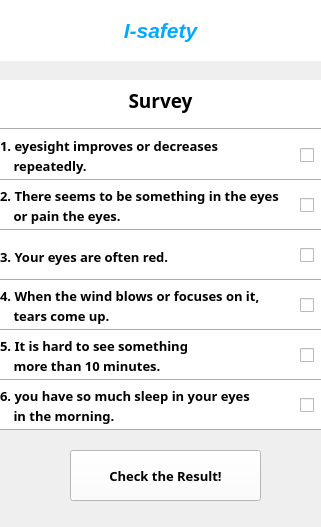
<?xml version="1.0" encoding="UTF-8"?>
<ui version="4.0">
 <class>Form</class>
 <widget class="QWidget" name="Form">
  <property name="geometry">
   <rect>
    <x>0</x>
    <y>0</y>
    <width>321</width>
    <height>527</height>
   </rect>
  </property>
  <property name="font">
   <font>
    <kerning>true</kerning>
   </font>
  </property>
  <property name="windowTitle">
   <string>SelfSurvey</string>
  </property>
  <widget class="QLabel" name="label_3">
   <property name="geometry">
    <rect>
     <x>0</x>
     <y>0</y>
     <width>321</width>
     <height>61</height>
    </rect>
   </property>
   <property name="sizePolicy">
    <sizepolicy hsizetype="Fixed" vsizetype="Fixed">
     <horstretch>0</horstretch>
     <verstretch>0</verstretch>
    </sizepolicy>
   </property>
   <property name="minimumSize">
    <size>
     <width>321</width>
     <height>51</height>
    </size>
   </property>
   <property name="sizeIncrement">
    <size>
     <width>321</width>
     <height>51</height>
    </size>
   </property>
   <property name="baseSize">
    <size>
     <width>321</width>
     <height>51</height>
    </size>
   </property>
   <property name="font">
    <font>
     <family>Segoe UI</family>
     <pointsize>16</pointsize>
     <weight>75</weight>
     <italic>true</italic>
     <bold>true</bold>
    </font>
   </property>
   <property name="styleSheet">
    <string notr="true">background-color: rgb(255, 255, 255);
color:rgb(0, 170, 255);</string>
   </property>
   <property name="text">
    <string>I-safety</string>
   </property>
   <property name="alignment">
    <set>Qt::AlignCenter</set>
   </property>
  </widget>
  <widget class="QLabel" name="label_5">
   <property name="geometry">
    <rect>
     <x>0</x>
     <y>136</y>
     <width>321</width>
     <height>20</height>
    </rect>
   </property>
   <property name="font">
    <font>
     <family>함초롬돋움</family>
     <pointsize>10</pointsize>
     <weight>75</weight>
     <bold>true</bold>
    </font>
   </property>
   <property name="styleSheet">
    <string notr="true">background-color: rgb(255, 255, 255);</string>
   </property>
   <property name="text">
    <string>1. eyesight improves or decreases</string>
   </property>
  </widget>
  <widget class="QPushButton" name="pushButton">
   <property name="geometry">
    <rect>
     <x>70</x>
     <y>450</y>
     <width>191</width>
     <height>51</height>
    </rect>
   </property>
   <property name="font">
    <font>
     <family>함초롬돋움</family>
     <pointsize>10</pointsize>
     <weight>75</weight>
     <bold>true</bold>
    </font>
   </property>
   <property name="styleSheet">
    <string notr="true">background-color: rgb(255, 255, 255);</string>
   </property>
   <property name="text">
    <string>Check the Result!</string>
   </property>
  </widget>
  <widget class="Line" name="line_7">
   <property name="geometry">
    <rect>
     <x>0</x>
     <y>170</y>
     <width>321</width>
     <height>20</height>
    </rect>
   </property>
   <property name="minimumSize">
    <size>
     <width>311</width>
     <height>20</height>
    </size>
   </property>
   <property name="sizeIncrement">
    <size>
     <width>311</width>
     <height>20</height>
    </size>
   </property>
   <property name="baseSize">
    <size>
     <width>311</width>
     <height>20</height>
    </size>
   </property>
   <property name="styleSheet">
    <string notr="true">background-color: rgb(255, 255, 255);</string>
   </property>
   <property name="orientation">
    <enum>Qt::Horizontal</enum>
   </property>
  </widget>
  <widget class="QCheckBox" name="checkBox">
   <property name="geometry">
    <rect>
     <x>300</x>
     <y>130</y>
     <width>21</width>
     <height>51</height>
    </rect>
   </property>
   <property name="text">
    <string/>
   </property>
  </widget>
  <widget class="QLabel" name="label_8">
   <property name="geometry">
    <rect>
     <x>0</x>
     <y>156</y>
     <width>321</width>
     <height>20</height>
    </rect>
   </property>
   <property name="font">
    <font>
     <family>함초롬돋움</family>
     <pointsize>10</pointsize>
     <weight>75</weight>
     <bold>true</bold>
    </font>
   </property>
   <property name="styleSheet">
    <string notr="true">background-color: rgb(255, 255, 255);</string>
   </property>
   <property name="text">
    <string>    repeatedly.</string>
   </property>
  </widget>
  <widget class="QLabel" name="label_9">
   <property name="geometry">
    <rect>
     <x>0</x>
     <y>206</y>
     <width>321</width>
     <height>20</height>
    </rect>
   </property>
   <property name="font">
    <font>
     <family>함초롬돋움</family>
     <pointsize>10</pointsize>
     <weight>75</weight>
     <bold>true</bold>
    </font>
   </property>
   <property name="styleSheet">
    <string notr="true">background-color: rgb(255, 255, 255);</string>
   </property>
   <property name="text">
    <string>    or pain the eyes.</string>
   </property>
  </widget>
  <widget class="QLabel" name="label_6">
   <property name="geometry">
    <rect>
     <x>0</x>
     <y>186</y>
     <width>321</width>
     <height>20</height>
    </rect>
   </property>
   <property name="font">
    <font>
     <family>함초롬돋움</family>
     <pointsize>10</pointsize>
     <weight>75</weight>
     <bold>true</bold>
    </font>
   </property>
   <property name="styleSheet">
    <string notr="true">background-color: rgb(255, 255, 255);</string>
   </property>
   <property name="text">
    <string>2. There seems to be something in the eyes</string>
   </property>
  </widget>
  <widget class="Line" name="line_8">
   <property name="geometry">
    <rect>
     <x>0</x>
     <y>220</y>
     <width>321</width>
     <height>20</height>
    </rect>
   </property>
   <property name="minimumSize">
    <size>
     <width>311</width>
     <height>20</height>
    </size>
   </property>
   <property name="sizeIncrement">
    <size>
     <width>311</width>
     <height>20</height>
    </size>
   </property>
   <property name="baseSize">
    <size>
     <width>311</width>
     <height>20</height>
    </size>
   </property>
   <property name="styleSheet">
    <string notr="true">background-color: rgb(255, 255, 255);</string>
   </property>
   <property name="orientation">
    <enum>Qt::Horizontal</enum>
   </property>
  </widget>
  <widget class="QLabel" name="label_10">
   <property name="geometry">
    <rect>
     <x>0</x>
     <y>256</y>
     <width>321</width>
     <height>20</height>
    </rect>
   </property>
   <property name="styleSheet">
    <string notr="true">background-color: rgb(255, 255, 255);</string>
   </property>
   <property name="text">
    <string/>
   </property>
  </widget>
  <widget class="QLabel" name="label_7">
   <property name="geometry">
    <rect>
     <x>0</x>
     <y>236</y>
     <width>321</width>
     <height>41</height>
    </rect>
   </property>
   <property name="font">
    <font>
     <family>함초롬돋움</family>
     <pointsize>10</pointsize>
     <weight>75</weight>
     <bold>true</bold>
    </font>
   </property>
   <property name="styleSheet">
    <string notr="true">background-color: rgb(255, 255, 255);</string>
   </property>
   <property name="text">
    <string>3. Your eyes are often red.</string>
   </property>
  </widget>
  <widget class="Line" name="line_9">
   <property name="geometry">
    <rect>
     <x>0</x>
     <y>270</y>
     <width>321</width>
     <height>20</height>
    </rect>
   </property>
   <property name="minimumSize">
    <size>
     <width>311</width>
     <height>20</height>
    </size>
   </property>
   <property name="sizeIncrement">
    <size>
     <width>311</width>
     <height>20</height>
    </size>
   </property>
   <property name="baseSize">
    <size>
     <width>311</width>
     <height>20</height>
    </size>
   </property>
   <property name="styleSheet">
    <string notr="true">background-color: rgb(255, 255, 255);</string>
   </property>
   <property name="orientation">
    <enum>Qt::Horizontal</enum>
   </property>
  </widget>
  <widget class="QLabel" name="label_11">
   <property name="geometry">
    <rect>
     <x>0</x>
     <y>306</y>
     <width>321</width>
     <height>20</height>
    </rect>
   </property>
   <property name="font">
    <font>
     <family>함초롬돋움</family>
     <pointsize>10</pointsize>
     <weight>75</weight>
     <bold>true</bold>
    </font>
   </property>
   <property name="styleSheet">
    <string notr="true">background-color: rgb(255, 255, 255);</string>
   </property>
   <property name="text">
    <string>    tears come up.</string>
   </property>
  </widget>
  <widget class="QLabel" name="label_12">
   <property name="geometry">
    <rect>
     <x>0</x>
     <y>286</y>
     <width>321</width>
     <height>20</height>
    </rect>
   </property>
   <property name="font">
    <font>
     <family>함초롬돋움</family>
     <pointsize>10</pointsize>
     <weight>75</weight>
     <bold>true</bold>
    </font>
   </property>
   <property name="styleSheet">
    <string notr="true">background-color: rgb(255, 255, 255);</string>
   </property>
   <property name="text">
    <string>4. When the wind blows or focuses on it,</string>
   </property>
  </widget>
  <widget class="Line" name="line_10">
   <property name="geometry">
    <rect>
     <x>0</x>
     <y>320</y>
     <width>321</width>
     <height>20</height>
    </rect>
   </property>
   <property name="minimumSize">
    <size>
     <width>311</width>
     <height>20</height>
    </size>
   </property>
   <property name="sizeIncrement">
    <size>
     <width>311</width>
     <height>20</height>
    </size>
   </property>
   <property name="baseSize">
    <size>
     <width>311</width>
     <height>20</height>
    </size>
   </property>
   <property name="styleSheet">
    <string notr="true">background-color: rgb(255, 255, 255);</string>
   </property>
   <property name="orientation">
    <enum>Qt::Horizontal</enum>
   </property>
  </widget>
  <widget class="QLabel" name="label_13">
   <property name="geometry">
    <rect>
     <x>0</x>
     <y>356</y>
     <width>321</width>
     <height>20</height>
    </rect>
   </property>
   <property name="font">
    <font>
     <family>함초롬돋움</family>
     <pointsize>10</pointsize>
     <weight>75</weight>
     <bold>true</bold>
    </font>
   </property>
   <property name="styleSheet">
    <string notr="true">background-color: rgb(255, 255, 255);</string>
   </property>
   <property name="text">
    <string>    more than 10 minutes.</string>
   </property>
  </widget>
  <widget class="QLabel" name="label_14">
   <property name="geometry">
    <rect>
     <x>0</x>
     <y>336</y>
     <width>321</width>
     <height>20</height>
    </rect>
   </property>
   <property name="font">
    <font>
     <family>함초롬돋움</family>
     <pointsize>10</pointsize>
     <weight>75</weight>
     <bold>true</bold>
    </font>
   </property>
   <property name="styleSheet">
    <string notr="true">background-color: rgb(255, 255, 255);</string>
   </property>
   <property name="text">
    <string>5. It is hard to see something </string>
   </property>
  </widget>
  <widget class="Line" name="line_11">
   <property name="geometry">
    <rect>
     <x>0</x>
     <y>370</y>
     <width>321</width>
     <height>20</height>
    </rect>
   </property>
   <property name="minimumSize">
    <size>
     <width>311</width>
     <height>20</height>
    </size>
   </property>
   <property name="sizeIncrement">
    <size>
     <width>311</width>
     <height>20</height>
    </size>
   </property>
   <property name="baseSize">
    <size>
     <width>311</width>
     <height>20</height>
    </size>
   </property>
   <property name="styleSheet">
    <string notr="true">background-color: rgb(255, 255, 255);</string>
   </property>
   <property name="orientation">
    <enum>Qt::Horizontal</enum>
   </property>
  </widget>
  <widget class="QLabel" name="label_15">
   <property name="geometry">
    <rect>
     <x>0</x>
     <y>406</y>
     <width>321</width>
     <height>20</height>
    </rect>
   </property>
   <property name="font">
    <font>
     <family>함초롬돋움</family>
     <pointsize>10</pointsize>
     <weight>75</weight>
     <bold>true</bold>
    </font>
   </property>
   <property name="styleSheet">
    <string notr="true">background-color: rgb(255, 255, 255);</string>
   </property>
   <property name="text">
    <string>    in the morning.</string>
   </property>
  </widget>
  <widget class="QLabel" name="label_16">
   <property name="geometry">
    <rect>
     <x>0</x>
     <y>386</y>
     <width>321</width>
     <height>20</height>
    </rect>
   </property>
   <property name="font">
    <font>
     <family>함초롬돋움</family>
     <pointsize>10</pointsize>
     <weight>75</weight>
     <bold>true</bold>
    </font>
   </property>
   <property name="styleSheet">
    <string notr="true">background-color: rgb(255, 255, 255);</string>
   </property>
   <property name="text">
    <string>6. you have so much sleep in your eyes</string>
   </property>
  </widget>
  <widget class="Line" name="line_12">
   <property name="geometry">
    <rect>
     <x>0</x>
     <y>420</y>
     <width>321</width>
     <height>20</height>
    </rect>
   </property>
   <property name="minimumSize">
    <size>
     <width>311</width>
     <height>20</height>
    </size>
   </property>
   <property name="sizeIncrement">
    <size>
     <width>311</width>
     <height>20</height>
    </size>
   </property>
   <property name="baseSize">
    <size>
     <width>311</width>
     <height>20</height>
    </size>
   </property>
   <property name="styleSheet">
    <string notr="true">background-color: rgb(255, 255, 255);</string>
   </property>
   <property name="orientation">
    <enum>Qt::Horizontal</enum>
   </property>
  </widget>
  <widget class="QCheckBox" name="checkBox_2">
   <property name="geometry">
    <rect>
     <x>300</x>
     <y>180</y>
     <width>21</width>
     <height>51</height>
    </rect>
   </property>
   <property name="text">
    <string/>
   </property>
  </widget>
  <widget class="QCheckBox" name="checkBox_3">
   <property name="geometry">
    <rect>
     <x>300</x>
     <y>230</y>
     <width>21</width>
     <height>51</height>
    </rect>
   </property>
   <property name="text">
    <string/>
   </property>
  </widget>
  <widget class="QCheckBox" name="checkBox_4">
   <property name="geometry">
    <rect>
     <x>300</x>
     <y>280</y>
     <width>21</width>
     <height>51</height>
    </rect>
   </property>
   <property name="text">
    <string/>
   </property>
  </widget>
  <widget class="QCheckBox" name="checkBox_5">
   <property name="geometry">
    <rect>
     <x>300</x>
     <y>330</y>
     <width>21</width>
     <height>51</height>
    </rect>
   </property>
   <property name="text">
    <string/>
   </property>
  </widget>
  <widget class="QCheckBox" name="checkBox_6">
   <property name="geometry">
    <rect>
     <x>300</x>
     <y>380</y>
     <width>21</width>
     <height>51</height>
    </rect>
   </property>
   <property name="text">
    <string/>
   </property>
  </widget>
  <widget class="QLabel" name="label">
   <property name="geometry">
    <rect>
     <x>0</x>
     <y>80</y>
     <width>321</width>
     <height>41</height>
    </rect>
   </property>
   <property name="font">
    <font>
     <family>함초롬바탕</family>
     <pointsize>14</pointsize>
     <weight>75</weight>
     <bold>true</bold>
    </font>
   </property>
   <property name="styleSheet">
    <string notr="true">background-color: rgb(255, 255, 255);</string>
   </property>
   <property name="text">
    <string>Survey</string>
   </property>
   <property name="alignment">
    <set>Qt::AlignCenter</set>
   </property>
  </widget>
  <widget class="Line" name="line_13">
   <property name="geometry">
    <rect>
     <x>0</x>
     <y>119</y>
     <width>321</width>
     <height>21</height>
    </rect>
   </property>
   <property name="minimumSize">
    <size>
     <width>311</width>
     <height>20</height>
    </size>
   </property>
   <property name="sizeIncrement">
    <size>
     <width>311</width>
     <height>20</height>
    </size>
   </property>
   <property name="baseSize">
    <size>
     <width>311</width>
     <height>20</height>
    </size>
   </property>
   <property name="styleSheet">
    <string notr="true">background-color: rgb(255, 255, 255);</string>
   </property>
   <property name="orientation">
    <enum>Qt::Horizontal</enum>
   </property>
  </widget>
  <widget class="QLabel" name="label_2">
   <property name="geometry">
    <rect>
     <x>0</x>
     <y>430</y>
     <width>321</width>
     <height>16</height>
    </rect>
   </property>
   <property name="styleSheet">
    <string notr="true">background-color: rgb(239, 239, 239);</string>
   </property>
   <property name="text">
    <string/>
   </property>
  </widget>
  <zorder>line_13</zorder>
  <zorder>line_12</zorder>
  <zorder>line_11</zorder>
  <zorder>line_10</zorder>
  <zorder>line_9</zorder>
  <zorder>line_8</zorder>
  <zorder>line_7</zorder>
  <zorder>label_3</zorder>
  <zorder>label_5</zorder>
  <zorder>label_8</zorder>
  <zorder>checkBox</zorder>
  <zorder>label_9</zorder>
  <zorder>label_6</zorder>
  <zorder>label_10</zorder>
  <zorder>label_7</zorder>
  <zorder>label_11</zorder>
  <zorder>label_12</zorder>
  <zorder>label_13</zorder>
  <zorder>label_14</zorder>
  <zorder>label_15</zorder>
  <zorder>label_16</zorder>
  <zorder>checkBox_2</zorder>
  <zorder>checkBox_3</zorder>
  <zorder>checkBox_4</zorder>
  <zorder>checkBox_5</zorder>
  <zorder>checkBox_6</zorder>
  <zorder>label_2</zorder>
  <zorder>label</zorder>
  <zorder>pushButton</zorder>
 </widget>
 <resources/>
 <connections/>
</ui>
